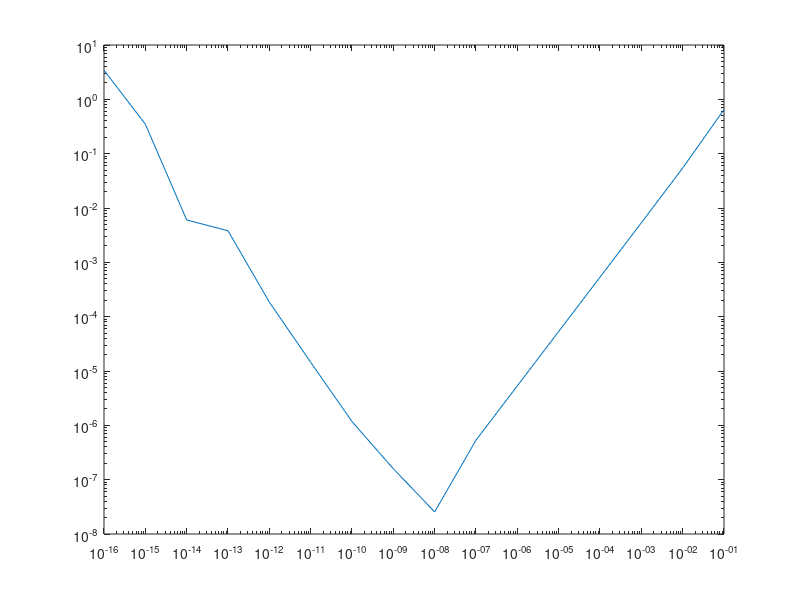

This chart was generated by the following MATLAB code:
x = zeros(1,16)
for i=1:16
    x(i) = abs((tan(1+10^(-i))-tan(1))/(10^(-i))-(sec(1))^2);
end
x
y = zeros(1,16)
for i=1:16
    y(i) = 10^(-i);
end
y
loglog(y,x)